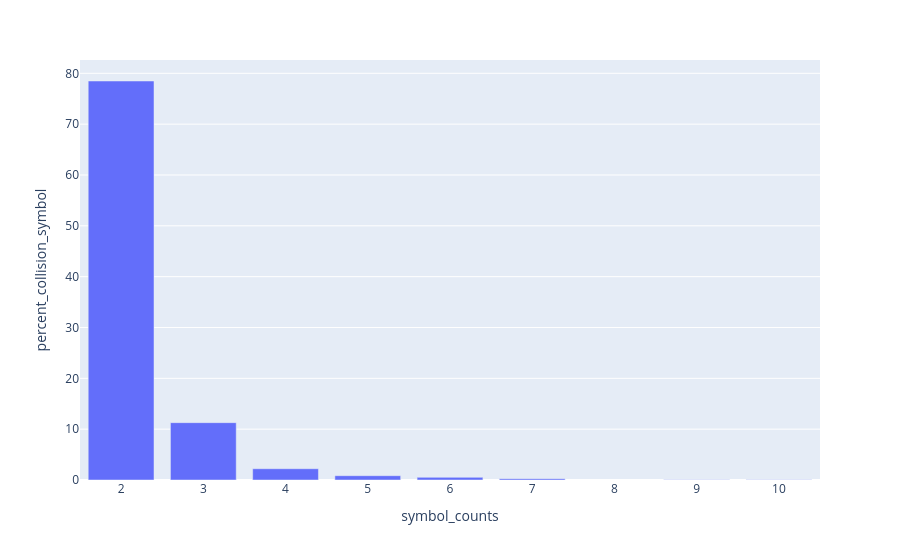

The code cell stored with this chart in its notebook:
### Code cell
create_ambiguous_symbol_histogram(hgnc_ambiguous_symbol_counts, "HGNC", hgnc_ambiguous_symbol_set_count)

### Figure 1 — Plotly figure (JSON) as saved in the notebook; plotly's stock layout.template omitted (floating-point values rounded to 4 significant figures)
{"data": [{"alignmentgroup": "True", "hovertemplate": "symbol_counts=%{x}<br>percent_collision_symbol=%{y}<extra></extra>", "legendgroup": "", "marker": {"color": "#636efa", "pattern": {"shape": ""}}, "name": "", "offsetgroup": "", "orientation": "v", "showlegend": false, "textposition": "auto", "type": "bar", "x": [2, 3, 4, 5, 6, 7, 9, 10], "xaxis": "x", "y": [78.49, 11.28, 2.216, 0.8475, 0.5215, 0.2608, 0.06519, 0.06519], "yaxis": "y"}], "layout": {"barmode": "relative", "legend": {"tracegroupgap": 0}, "margin": {"t": 60}, "xaxis": {"anchor": "y", "domain": [0, 1], "title": {"text": "symbol_counts"}}, "yaxis": {"anchor": "x", "domain": [0, 1], "title": {"text": "percent_collision_symbol"}}}}
